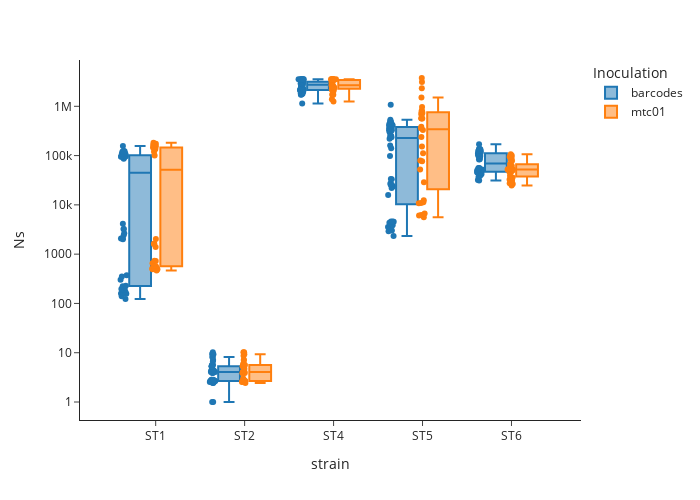

The cell this chart's notebook holds for it:
### Code cell
df_merge = df_merge.sort_values(['strain', 'CmR'],ascending=True)
df_plot = df_merge.loc[(df_merge['Inoculation']=='barcodes')|(df_merge['Inoculation_2']=='barcodes')]
fig = px.box(df_plot,
                x = 'strain', 
                y = 'Ns',
                color = 'Inoculation',
                points = 'all',
                log_y=True,
                template = 'simple_white',
                hover_data=['sample_id'],width = 700,
                height = 500,
                )
fig.show()

def compare_groups_ttest(df, grouping_col, response_col):
    """
    Two-sample t-test for comparing two groups
    """
    groups = df[grouping_col].unique()
    
    if len(groups) == 2:
        group1 = df[df[grouping_col] == groups[0]][response_col].dropna()
        group2 = df[df[grouping_col] == groups[1]][response_col].dropna()
        
        # Perform t-test
        statistic, p_value = stats.ttest_ind(group1, group2)
        
        return {
            'comparison': f'{groups[0]} vs {groups[1]}',
            'statistic': statistic,
            'p_value': p_value,
            'significant': p_value < 0.05
        }
    elif len(groups) > 2:
        # Use ANOVA for >2 groups
        group_data = [df[df[grouping_col] == g][response_col].dropna() for g in groups]
        statistic, p_value = stats.f_oneway(*group_data)
        
        return {
            'comparison': f'{grouping_col} (ANOVA)',
            'statistic': statistic,
            'p_value': p_value,
            'significant': p_value < 0.05
        }

# Example usage:
for strain in df_plot['strain'].unique():
    df_plot = df_plot.sort_values(['CmR'])
    print(strain)
    result = compare_groups_ttest(df_plot[df_plot['strain']==strain], 'Inoculation', 'Ns')
    
    for  entry in result.keys():
        print(entry + ": " + str(result[entry]))

### Figure 1 — Plotly figure (JSON) as saved in the notebook; plotly's stock layout.template omitted (floating-point values rounded to 4 significant figures; data arrays with more than 128 entries replaced by an {"elided": "..."} marker saying what was removed)
{"data": [{"alignmentgroup": "True", "boxpoints": "all", "customdata": {"elided": "240x1 str values"}, "hovertemplate": "Inoculation=barcodes<br>strain=%{x}<br>Ns=%{y}<br>sample_id=%{customdata[0]}<extra></extra>", "legendgroup": "barcodes", "marker": {"color": "#1F77B4"}, "name": "barcodes", "notched": false, "offsetgroup": "barcodes", "orientation": "v", "showlegend": true, "type": "box", "x": {"elided": "240 str values"}, "x0": " ", "xaxis": "x", "y": {"elided": "240 float values"}, "y0": " ", "yaxis": "y"}, {"alignmentgroup": "True", "boxpoints": "all", "customdata": {"elided": "160x1 str values"}, "hovertemplate": "Inoculation=mtc01<br>strain=%{x}<br>Ns=%{y}<br>sample_id=%{customdata[0]}<extra></extra>", "legendgroup": "mtc01", "marker": {"color": "#FF7F0E"}, "name": "mtc01", "notched": false, "offsetgroup": "mtc01", "orientation": "v", "showlegend": true, "type": "box", "x": {"elided": "160 str values"}, "x0": " ", "xaxis": "x", "y": {"elided": "160 float values"}, "y0": " ", "yaxis": "y"}], "layout": {"boxmode": "group", "height": 500, "legend": {"title": {"text": "Inoculation"}, "tracegroupgap": 0}, "margin": {"t": 60}, "width": 700, "xaxis": {"anchor": "y", "domain": [0, 1], "title": {"text": "strain"}}, "yaxis": {"anchor": "x", "domain": [0, 1], "title": {"text": "Ns"}, "type": "log"}}}
